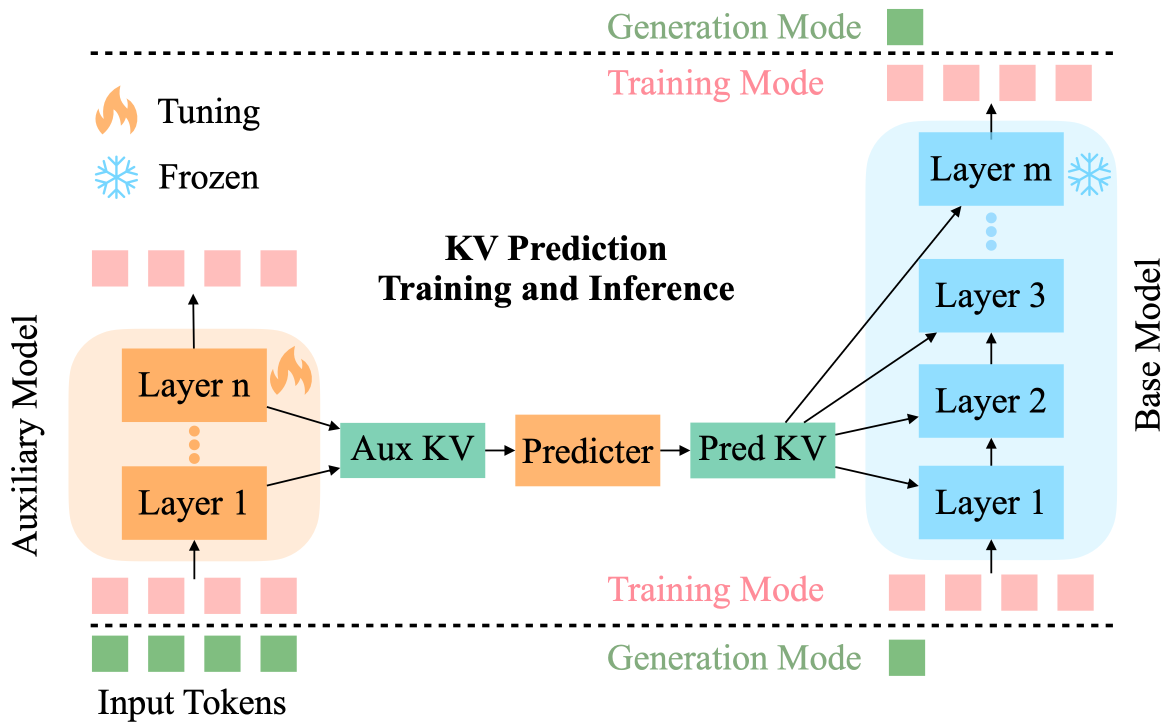
#> input picture projects/kv-prediction/model_arch.png, 2342 x 1456 px (shown at 1/2 size)
$ python -i image_processor.py   (imports and definitions only)
#> lines starting #> are read from the running program, lines starting #| are printed output that depends on the picture
# For licensing see accompanying LICENSE file.
# Copyright (C) 2024 Apple Inc. All Rights Reserved.
#

# Taken from https://github.com/ml-explore/mlx-examples/blob/main/clip/image_processor.py
# with modifications about doc-string and typing.

import json
from pathlib import Path
from typing import List, Tuple

import mlx.core as mx
import numpy as np
from PIL.Image import Image


class CLIPImageProcessor:
    """Constructs an image processor that converts a PIL image into MX array.

    A simple port of
    https://github.com/huggingface/transformers/blob/main/src/transformers/models/clip/image_processing_clip.py.
    """

    def __init__(
        self,
        crop_size: int = 224,
        do_center_crop: bool = True,
        do_normalize: bool = True,
        do_resize: bool = True,
        image_mean: List[float] = [0.48145466, 0.4578275, 0.40821073],
        image_std: List[float] = [0.26862954, 0.26130258, 0.27577711],
        size: int = 224,
        **kwargs
    ) -> None:
        self.crop_size = crop_size
        self.do_center_crop = do_center_crop
        self.do_normalize = do_normalize
        self.do_resize = do_resize
        self.image_mean = mx.array(image_mean)
        self.image_std = mx.array(image_std)
        self.size = size

    # [52 lines left out: functions __call__, _preprocess, from_pretrained, resize, center_crop, not called in this run]


def rescale(image: mx.array) -> mx.array:
    """Rescale an image to 0.0-1.0 region"""
    return image.astype(mx.float32) * (1 / 255.0)


def normalize(image: mx.array, mean: mx.array, std: mx.array) -> mx.array:
    """Normalize an image with given mean and standard deviation"""
    return (image - mean) / std

>>> import cv2
>>> picture = cv2.imread('../../projects/kv-prediction/model_arch.png', cv2.IMREAD_GRAYSCALE)
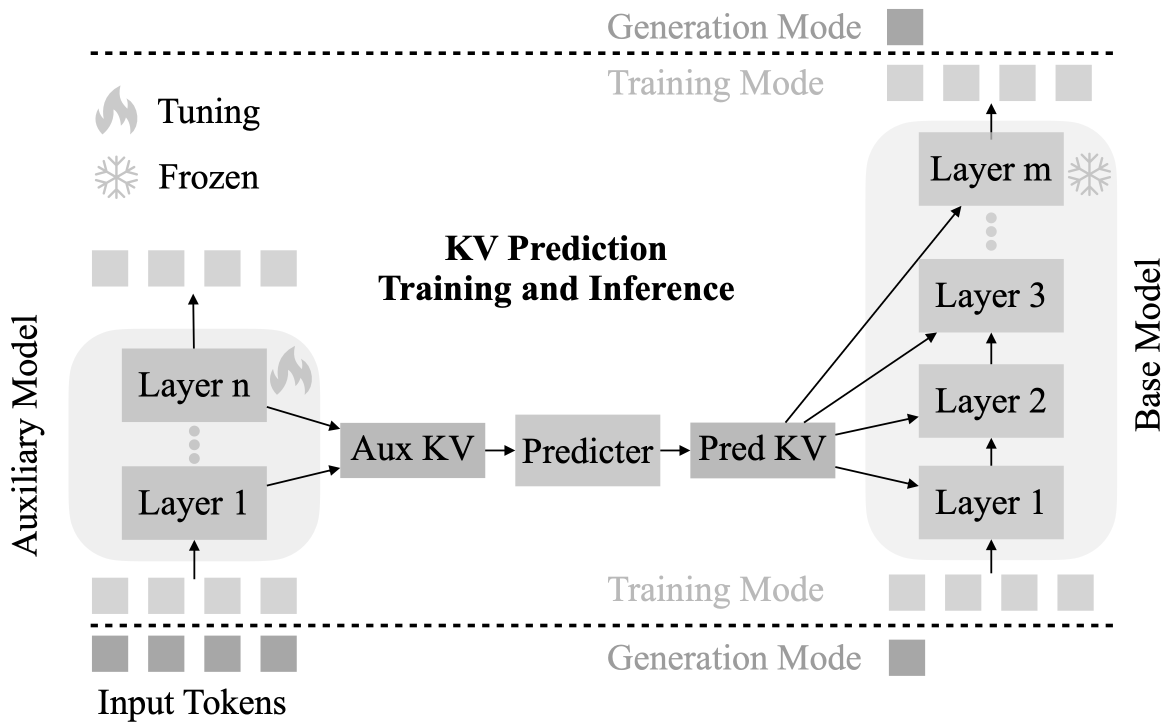
#> picture: shape (1456, 2342) (shown at 1/2 size); min 0, max 255, mean 237.9
>>> result = CLIPImageProcessor()(picture)
#> (the run stopped early here; a loop or call above may not have finished)
